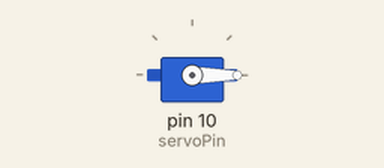
The sketch below on a simulated Arduino Uno, built with avr-gcc and run on an emulated ATmega328P. Parts: servo.

Above: at 0.05 s.
At 0.75 s:
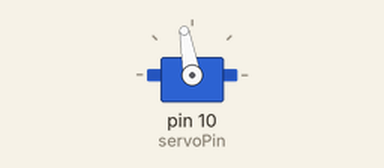
At 1.05 s:
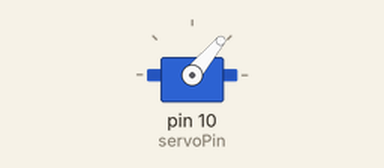
At 1.5 s:
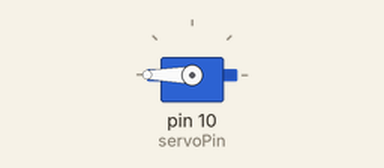
Timing chart, 0 to 3.5 s (numbered marks = the images above):
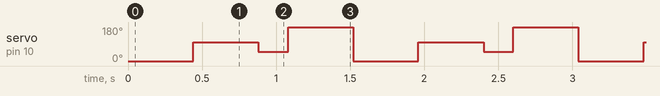

The sketch:

uppg3.ino
```cpp
#include <Servo.h>               // Can't use a servo without the servo lib.

#define servoPin 10              // Save on headaches, and for easily changing pins.

Servo myServo;                   // Inits a servo object

void setup(){
  myServo.attach(servoPin);      // Just like pinMode(OUTPUT). Also makes the lib know that that is the pin the servo uses.
  myServo.write(90);             // Puts the servo in a staring position.
}

void loop(){                     // Makes a servo rotate back and forth 180 degrees repeatedtly

  myServo.write(0);              // Tells the servo to rotate to the 0 degree position.
  delay(440);                   // Gives the servo time to rotate.

  myServo.write(100);            // Tells the servo to rotate to the 100 degree position.
  delay(440);                    // Gives the servo time to rotate.

  myServo.write(50);             // Tells the servo to rotate to the 50 degree position.
  delay(200);                    // Gives the servo time to rotate..

  myServo.write(180);            // Tells the servo to rotate to the 180 degree position.
  delay(440);                    // Gives the servo time to rotate before looping.
}
```

Measured:
- by itself, servo on pin 10 (servoPin): repeats every 1.5 s: 50° 0.20 s, 180° 0.44 s, 0° 0.44 s, 100° 0.44 s
